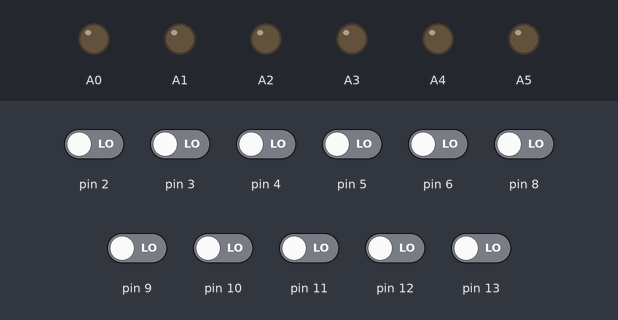
Bench run of a sketch on a simulated Arduino Uno, built with avr-gcc and run on an emulated ATmega328P. Shown: output pins drawn as LEDs (lit = HIGH). Inputs (shaded band) come from the test bench; at power-on: pin 2–6, pin 8–13 LOW.

Above: at 1.2 s.
1.3 s: pin 2 driven HIGH
At 1.7 s:
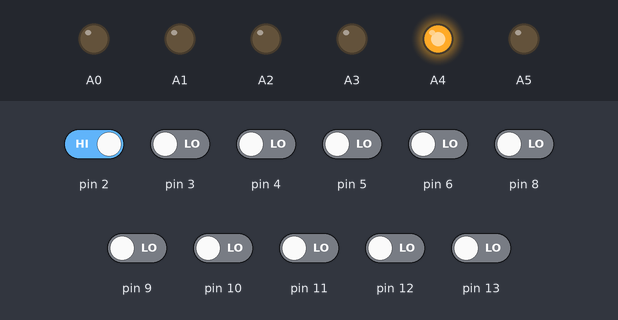
2.8 s: pin 3 driven HIGH
At 4.0 s:
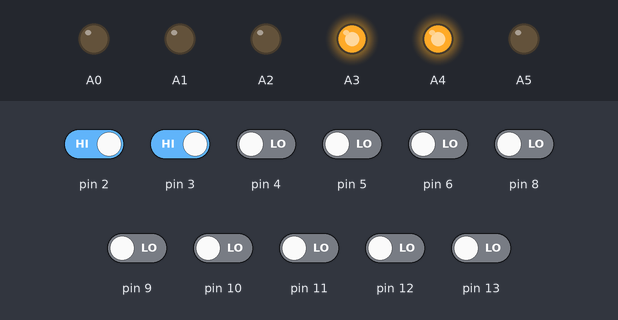
4.3 s: pin 4 driven HIGH
At 5.1 s:
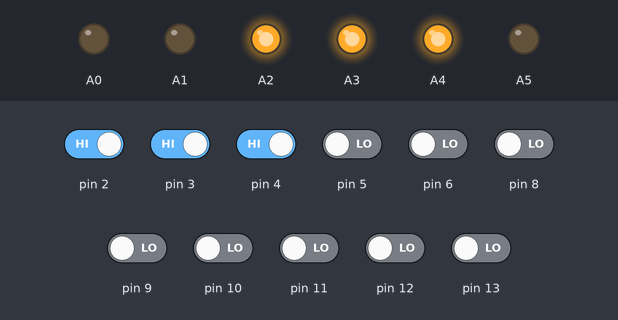
5.8 s: pin 5 driven HIGH
At 6.3 s:
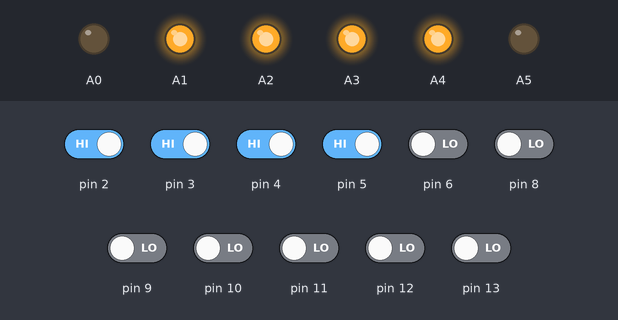
7.3 s: pin 6 driven HIGH
At 8.5 s:
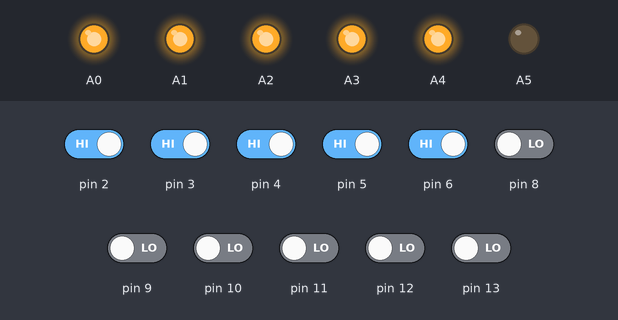
8.8 s: pin 8 driven HIGH
At 9.8 s:
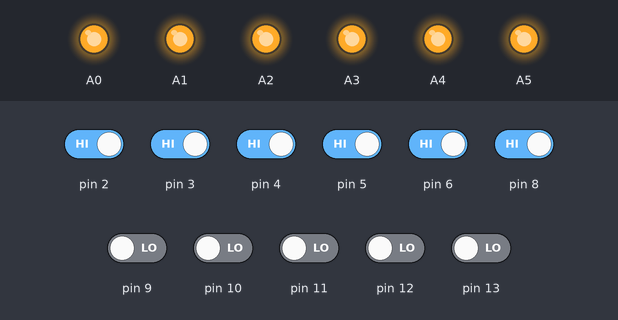
Timing chart, 0 to 11.3 s (numbered marks = the images above; inputs shaded):
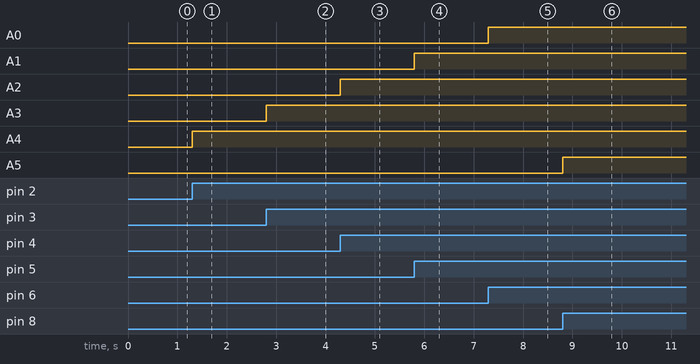

The sketch:

sketch_coder.ino
```cpp
// Проект по математике
// шифратор (1 часть)

int l1, l2, l3, l4, l5, l6;
int k1, k2, k3, k4, k5, k6;
int p1, p2, p3, p4, p5, p6;

void setup() {
  // put your setup code here, to run once:

  Serial.begin(9600);

  pinMode(1,INPUT); // ключ в двоичном виде
  pinMode(2,INPUT);
  pinMode(3,INPUT);
  pinMode(4,INPUT);
  pinMode(5,INPUT);
  pinMode(6,INPUT);

  pinMode(8,INPUT); // письмо
  pinMode(9,INPUT);
  pinMode(10,INPUT);
  pinMode(11,INPUT);
  pinMode(12,INPUT);
  pinMode(13,INPUT);

  pinMode(A0,OUTPUT); // шифротекст
  pinMode(A1,OUTPUT);
  pinMode(A2,OUTPUT);
  pinMode(A3,OUTPUT);
  pinMode(A4,OUTPUT);
  pinMode(A5,OUTPUT);

}

void loop() {
  // put your main code here, to run repeatedly

  // считывание письма
  l1 = digitalRead(13);
  l2 = digitalRead(12);
  l3 = digitalRead(11);
  l4 = digitalRead(10);
  l5 = digitalRead(9);
  l6 = digitalRead(8);

  // считывание ключа
  k1 = digitalRead(6);
  k2 = digitalRead(5);
  k3 = digitalRead(4);
  k4 = digitalRead(3);
  k5 = digitalRead(2);
  k6 = digitalRead(1);

  // шифрование
  p1 = l1+k1;
  p2 = l2+k2;
  p3 = l3+k3;
  p4 = l4+k4;
  p5 = l5+k5;
  p6 = l6+k6;

  p1 = p1%2;
  p2 = p2%2;
  p3 = p3%2;
  p4 = p4%2;
  p5 = p5%2;
  p6 = p6%2;

  // запись шифротекста: Записать(номер_выхода;значение)
  digitalWrite(A0,p1);
  digitalWrite(A1,p2);
  digitalWrite(A2,p3);
  digitalWrite(A3,p4);
  digitalWrite(A4,p5);
  digitalWrite(A5,p6);

}
```

Measured:
- after the input at 1.3 s, A4: LOW → HIGH at once
- after the input at 2.8 s, A3: LOW → HIGH at once
- after the input at 4.3 s, A2: LOW → HIGH at once
- after the input at 5.8 s, A1: LOW → HIGH at once
- after the input at 7.3 s, A0: LOW → HIGH at once
- after the input at 8.8 s, A5: LOW → HIGH at once
